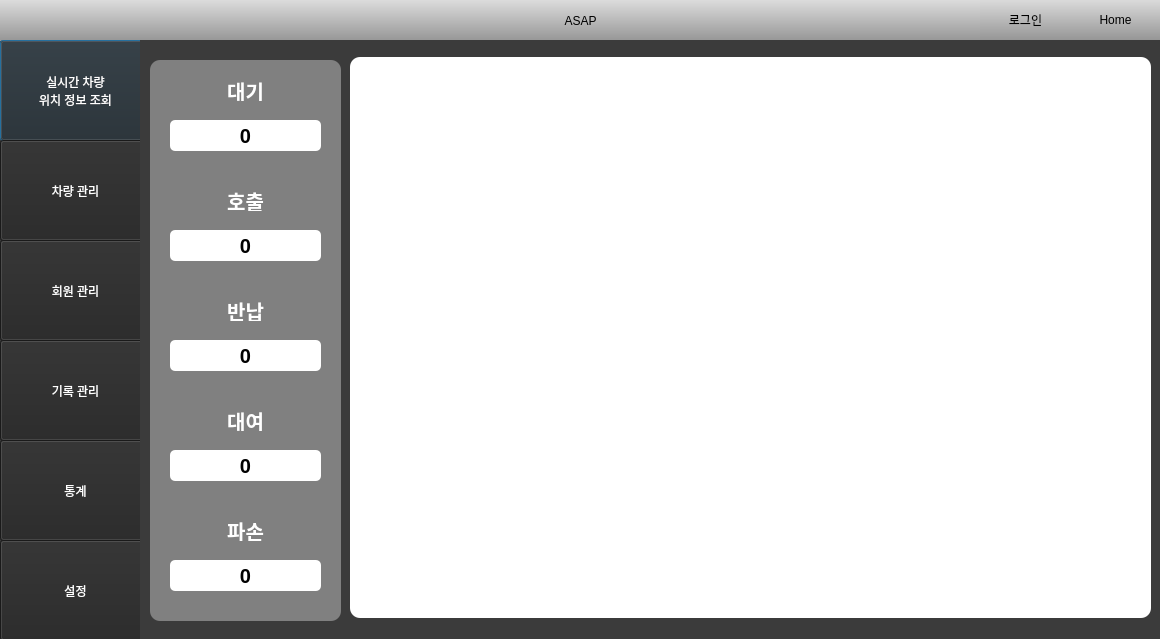
<?xml version="1.0" encoding="UTF-8"?>
<ui version="4.0">
 <class>car_select_info_type3</class>
 <widget class="QDialog" name="car_select_info_type3">
  <property name="geometry">
   <rect>
    <x>0</x>
    <y>0</y>
    <width>1160</width>
    <height>639</height>
   </rect>
  </property>
  <property name="windowTitle">
   <string>Dialog</string>
  </property>
  <widget class="QLabel" name="Background">
   <property name="geometry">
    <rect>
     <x>0</x>
     <y>0</y>
     <width>1161</width>
     <height>641</height>
    </rect>
   </property>
   <property name="styleSheet">
    <string notr="true">background-color: rgb(59, 59, 59);</string>
   </property>
   <property name="text">
    <string/>
   </property>
  </widget>
  <widget class="QPushButton" name="RT_loc_info">
   <property name="geometry">
    <rect>
     <x>0</x>
     <y>40</y>
     <width>151</width>
     <height>101</height>
    </rect>
   </property>
   <property name="styleSheet">
    <string notr="true">background-color: rgb(37, 37, 37);
color: rgb(255, 255, 255);
font: bold 14pt &quot;Ubuntu&quot;;</string>
   </property>
   <property name="text">
    <string>실시간 차량
위치 정보 조회</string>
   </property>
  </widget>
  <widget class="QPushButton" name="Manage_car">
   <property name="geometry">
    <rect>
     <x>0</x>
     <y>140</y>
     <width>151</width>
     <height>101</height>
    </rect>
   </property>
   <property name="styleSheet">
    <string notr="true">background-color: rgb(37, 37, 37);
color: rgb(255, 255, 255);
font: bold 14pt &quot;Ubuntu&quot;;</string>
   </property>
   <property name="text">
    <string>차량 관리</string>
   </property>
  </widget>
  <widget class="QPushButton" name="Manage_member">
   <property name="geometry">
    <rect>
     <x>0</x>
     <y>240</y>
     <width>151</width>
     <height>101</height>
    </rect>
   </property>
   <property name="styleSheet">
    <string notr="true">background-color: rgb(37, 37, 37);
color: rgb(255, 255, 255);
font: bold 14pt &quot;Ubuntu&quot;;</string>
   </property>
   <property name="text">
    <string>회원 관리</string>
   </property>
  </widget>
  <widget class="QPushButton" name="Manage_Log">
   <property name="geometry">
    <rect>
     <x>0</x>
     <y>340</y>
     <width>151</width>
     <height>101</height>
    </rect>
   </property>
   <property name="styleSheet">
    <string notr="true">background-color: rgb(37, 37, 37);
color: rgb(255, 255, 255);
font: bold 14pt &quot;Ubuntu&quot;;</string>
   </property>
   <property name="text">
    <string>기록 관리</string>
   </property>
  </widget>
  <widget class="QPushButton" name="Static">
   <property name="geometry">
    <rect>
     <x>0</x>
     <y>440</y>
     <width>151</width>
     <height>101</height>
    </rect>
   </property>
   <property name="styleSheet">
    <string notr="true">background-color: rgb(37, 37, 37);
color: rgb(255, 255, 255);
font: bold 14pt &quot;Ubuntu&quot;;</string>
   </property>
   <property name="text">
    <string>통계</string>
   </property>
  </widget>
  <widget class="QPushButton" name="Setting">
   <property name="geometry">
    <rect>
     <x>0</x>
     <y>540</y>
     <width>151</width>
     <height>101</height>
    </rect>
   </property>
   <property name="styleSheet">
    <string notr="true">background-color: rgb(37, 37, 37);
color: rgb(255, 255, 255);
font: bold 14pt &quot;Ubuntu&quot;;</string>
   </property>
   <property name="text">
    <string>설정</string>
   </property>
  </widget>
  <widget class="QLabel" name="label">
   <property name="geometry">
    <rect>
     <x>0</x>
     <y>0</y>
     <width>1161</width>
     <height>41</height>
    </rect>
   </property>
   <property name="styleSheet">
    <string notr="true">background-color: qlineargradient(spread:pad, x1:0, y1:1, x2:0, y2:0, stop:0 rgba(150, 150, 150, 255), stop:1 rgba(220, 220, 220, 255));
font: Bold 14pt &quot;Ubuntu&quot;;</string>
   </property>
   <property name="text">
    <string>ASAP</string>
   </property>
   <property name="alignment">
    <set>Qt::AlignCenter</set>
   </property>
  </widget>
  <widget class="QLabel" name="init_logo">
   <property name="geometry">
    <rect>
     <x>120</x>
     <y>40</y>
     <width>1041</width>
     <height>601</height>
    </rect>
   </property>
   <property name="text">
    <string/>
   </property>
   <property name="pixmap">
    <pixmap>Image/ASAP_LOGO_long.jpg</pixmap>
   </property>
   <property name="scaledContents">
    <bool>true</bool>
   </property>
  </widget>
  <widget class="QLineEdit" name="login_inid">
   <property name="geometry">
    <rect>
     <x>560</x>
     <y>290</y>
     <width>181</width>
     <height>31</height>
    </rect>
   </property>
  </widget>
  <widget class="QLineEdit" name="login_inpw">
   <property name="geometry">
    <rect>
     <x>560</x>
     <y>330</y>
     <width>181</width>
     <height>31</height>
    </rect>
   </property>
   <property name="text">
    <string/>
   </property>
  </widget>
  <widget class="QPushButton" name="login_enter">
   <property name="geometry">
    <rect>
     <x>750</x>
     <y>290</y>
     <width>71</width>
     <height>71</height>
    </rect>
   </property>
   <property name="styleSheet">
    <string notr="true">background-color: rgb(154, 153, 150);</string>
   </property>
   <property name="text">
    <string>Enter</string>
   </property>
  </widget>
  <widget class="QLabel" name="login_bg">
   <property name="geometry">
    <rect>
     <x>150</x>
     <y>40</y>
     <width>1011</width>
     <height>601</height>
    </rect>
   </property>
   <property name="styleSheet">
    <string notr="true">background-color: rgb(59, 59, 59);</string>
   </property>
   <property name="text">
    <string/>
   </property>
  </widget>
  <widget class="QLabel" name="login_id">
   <property name="geometry">
    <rect>
     <x>456</x>
     <y>286</y>
     <width>91</width>
     <height>41</height>
    </rect>
   </property>
   <property name="styleSheet">
    <string notr="true">font: Bold 14pt &quot;Ubuntu&quot;;
color: rgb(255, 255, 255);</string>
   </property>
   <property name="text">
    <string>아이디</string>
   </property>
   <property name="alignment">
    <set>Qt::AlignRight|Qt::AlignTrailing|Qt::AlignVCenter</set>
   </property>
  </widget>
  <widget class="QLabel" name="login_pw">
   <property name="geometry">
    <rect>
     <x>456</x>
     <y>320</y>
     <width>91</width>
     <height>41</height>
    </rect>
   </property>
   <property name="styleSheet">
    <string notr="true">font: Bold 14pt &quot;Ubuntu&quot;;
color: rgb(255, 255, 255);</string>
   </property>
   <property name="text">
    <string>비밀번호</string>
   </property>
   <property name="alignment">
    <set>Qt::AlignRight|Qt::AlignTrailing|Qt::AlignVCenter</set>
   </property>
  </widget>
  <widget class="QPushButton" name="btn_home">
   <property name="geometry">
    <rect>
     <x>1070</x>
     <y>-1</y>
     <width>91</width>
     <height>41</height>
    </rect>
   </property>
   <property name="styleSheet">
    <string notr="true">background-color: qlineargradient(spread:pad, x1:0, y1:1, x2:0, y2:0, stop:0 rgba(150, 150, 150, 255), stop:1 rgba(220, 220, 220, 255));
font: 13pt &quot;Ubuntu&quot;;
 border : 0px solid </string>
   </property>
   <property name="text">
    <string>Home</string>
   </property>
  </widget>
  <widget class="QPushButton" name="init_login">
   <property name="geometry">
    <rect>
     <x>980</x>
     <y>-1</y>
     <width>91</width>
     <height>41</height>
    </rect>
   </property>
   <property name="styleSheet">
    <string notr="true">background-color: qlineargradient(spread:pad, x1:0, y1:1, x2:0, y2:0, stop:0 rgba(150, 150, 150, 255), stop:1 rgba(220, 220, 220, 255));
font: 13pt &quot;Ubuntu&quot;;
 border : 0px solid </string>
   </property>
   <property name="text">
    <string>로그인</string>
   </property>
  </widget>
  <widget class="QPushButton" name="init_logout">
   <property name="geometry">
    <rect>
     <x>980</x>
     <y>-1</y>
     <width>91</width>
     <height>41</height>
    </rect>
   </property>
   <property name="styleSheet">
    <string notr="true">background-color: qlineargradient(spread:pad, x1:0, y1:1, x2:0, y2:0, stop:0 rgba(150, 150, 150, 255), stop:1 rgba(220, 220, 220, 255));
font: 13pt &quot;Ubuntu&quot;;
 border : 0px solid </string>
   </property>
   <property name="text">
    <string>로그아웃</string>
   </property>
  </widget>
  <widget class="QLineEdit" name="car_searchbar_bg">
   <property name="geometry">
    <rect>
     <x>280</x>
     <y>70</y>
     <width>231</width>
     <height>41</height>
    </rect>
   </property>
   <property name="cursor">
    <cursorShape>ArrowCursor</cursorShape>
   </property>
   <property name="styleSheet">
    <string notr="true">border-radius: 5px;
border: 1px solid black;
font-size: 13px;</string>
   </property>
   <property name="text">
    <string/>
   </property>
   <property name="readOnly">
    <bool>true</bool>
   </property>
  </widget>
  <widget class="QLabel" name="car_bg">
   <property name="geometry">
    <rect>
     <x>150</x>
     <y>40</y>
     <width>1011</width>
     <height>601</height>
    </rect>
   </property>
   <property name="styleSheet">
    <string notr="true">background-color: rgb(59, 59, 59);</string>
   </property>
   <property name="text">
    <string/>
   </property>
   <property name="alignment">
    <set>Qt::AlignCenter</set>
   </property>
  </widget>
  <widget class="QScrollArea" name="car_widget">
   <property name="geometry">
    <rect>
     <x>180</x>
     <y>140</y>
     <width>951</width>
     <height>481</height>
    </rect>
   </property>
   <property name="widgetResizable">
    <bool>true</bool>
   </property>
   <widget class="QWidget" name="scrollAreaWidgetContents">
    <property name="geometry">
     <rect>
      <x>0</x>
      <y>0</y>
      <width>949</width>
      <height>479</height>
     </rect>
    </property>
    <layout class="QGridLayout" name="gridLayout_4">
     <item row="0" column="0">
      <layout class="QGridLayout" name="car_scrollArea">
       <property name="leftMargin">
        <number>2</number>
       </property>
       <item row="0" column="0">
        <widget class="QWidget" name="widget" native="true"/>
       </item>
      </layout>
     </item>
    </layout>
   </widget>
  </widget>
  <widget class="QPushButton" name="car_show">
   <property name="geometry">
    <rect>
     <x>520</x>
     <y>70</y>
     <width>71</width>
     <height>41</height>
    </rect>
   </property>
   <property name="autoFillBackground">
    <bool>true</bool>
   </property>
   <property name="styleSheet">
    <string notr="true">font: Bold 12pt &quot;Ubuntu&quot;;
</string>
   </property>
   <property name="text">
    <string>조회</string>
   </property>
  </widget>
  <widget class="QLineEdit" name="car_searchbar">
   <property name="geometry">
    <rect>
     <x>290</x>
     <y>75</y>
     <width>211</width>
     <height>31</height>
    </rect>
   </property>
   <property name="styleSheet">
    <string notr="true">border-radius: 5px;
border: 0px solid black;
font-size: 15px;</string>
   </property>
   <property name="text">
    <string/>
   </property>
  </widget>
  <widget class="QPushButton" name="car_register">
   <property name="geometry">
    <rect>
     <x>600</x>
     <y>70</y>
     <width>121</width>
     <height>41</height>
    </rect>
   </property>
   <property name="autoFillBackground">
    <bool>true</bool>
   </property>
   <property name="styleSheet">
    <string notr="true">font: Bold 12pt &quot;Ubuntu&quot;;
</string>
   </property>
   <property name="text">
    <string>신규 차량 등록</string>
   </property>
  </widget>
  <widget class="QPushButton" name="car_remove">
   <property name="geometry">
    <rect>
     <x>730</x>
     <y>70</y>
     <width>91</width>
     <height>41</height>
    </rect>
   </property>
   <property name="autoFillBackground">
    <bool>true</bool>
   </property>
   <property name="styleSheet">
    <string notr="true">font: Bold 12pt &quot;Ubuntu&quot;;
</string>
   </property>
   <property name="text">
    <string>차량 삭제</string>
   </property>
  </widget>
  <widget class="QLineEdit" name="car_delete_number">
   <property name="geometry">
    <rect>
     <x>830</x>
     <y>70</y>
     <width>171</width>
     <height>41</height>
    </rect>
   </property>
   <property name="cursor">
    <cursorShape>ArrowCursor</cursorShape>
   </property>
   <property name="styleSheet">
    <string notr="true">border-radius: 5px;
border: 1px solid black;
font-size: 13px;</string>
   </property>
   <property name="text">
    <string/>
   </property>
   <property name="readOnly">
    <bool>true</bool>
   </property>
  </widget>
  <widget class="QPushButton" name="car_delete">
   <property name="geometry">
    <rect>
     <x>730</x>
     <y>70</y>
     <width>91</width>
     <height>41</height>
    </rect>
   </property>
   <property name="autoFillBackground">
    <bool>true</bool>
   </property>
   <property name="styleSheet">
    <string notr="true">font: Bold 12pt &quot;Ubuntu&quot;;
</string>
   </property>
   <property name="text">
    <string>삭제</string>
   </property>
  </widget>
  <widget class="QPushButton" name="car_back">
   <property name="geometry">
    <rect>
     <x>1010</x>
     <y>70</y>
     <width>121</width>
     <height>41</height>
    </rect>
   </property>
   <property name="autoFillBackground">
    <bool>true</bool>
   </property>
   <property name="styleSheet">
    <string notr="true">font: Bold 12pt &quot;Ubuntu&quot;;
</string>
   </property>
   <property name="text">
    <string>뒤로가기</string>
   </property>
  </widget>
  <widget class="QComboBox" name="car_select_info_type">
   <property name="geometry">
    <rect>
     <x>178</x>
     <y>70</y>
     <width>91</width>
     <height>41</height>
    </rect>
   </property>
   <property name="styleSheet">
    <string notr="true">font: Bold 12pt &quot;Ubuntu&quot;;
</string>
   </property>
  </widget>
  <widget class="QLabel" name="member_bg">
   <property name="geometry">
    <rect>
     <x>140</x>
     <y>40</y>
     <width>1021</width>
     <height>601</height>
    </rect>
   </property>
   <property name="styleSheet">
    <string notr="true">background-color: rgb(59, 59, 59);</string>
   </property>
   <property name="text">
    <string/>
   </property>
   <property name="alignment">
    <set>Qt::AlignCenter</set>
   </property>
  </widget>
  <widget class="QTableView" name="member_widget">
   <property name="geometry">
    <rect>
     <x>180</x>
     <y>140</y>
     <width>951</width>
     <height>481</height>
    </rect>
   </property>
  </widget>
  <widget class="QLineEdit" name="member_searchbar_bg">
   <property name="geometry">
    <rect>
     <x>240</x>
     <y>70</y>
     <width>231</width>
     <height>41</height>
    </rect>
   </property>
   <property name="cursor">
    <cursorShape>ArrowCursor</cursorShape>
   </property>
   <property name="styleSheet">
    <string notr="true">border-radius: 5px;
border: 1px solid black;
font-size: 13px;</string>
   </property>
   <property name="text">
    <string/>
   </property>
   <property name="readOnly">
    <bool>true</bool>
   </property>
  </widget>
  <widget class="QLineEdit" name="member_searchbar">
   <property name="geometry">
    <rect>
     <x>250</x>
     <y>76</y>
     <width>211</width>
     <height>31</height>
    </rect>
   </property>
   <property name="styleSheet">
    <string notr="true">border-radius: 5px;
border: 0px solid black;
font-size: 15px;</string>
   </property>
   <property name="text">
    <string/>
   </property>
  </widget>
  <widget class="QPushButton" name="member_register">
   <property name="geometry">
    <rect>
     <x>920</x>
     <y>70</y>
     <width>101</width>
     <height>41</height>
    </rect>
   </property>
   <property name="autoFillBackground">
    <bool>true</bool>
   </property>
   <property name="styleSheet">
    <string notr="true">font: Bold 12pt &quot;Ubuntu&quot;;
</string>
   </property>
   <property name="text">
    <string>회원 등록</string>
   </property>
  </widget>
  <widget class="QPushButton" name="member_remove">
   <property name="geometry">
    <rect>
     <x>1030</x>
     <y>70</y>
     <width>101</width>
     <height>41</height>
    </rect>
   </property>
   <property name="autoFillBackground">
    <bool>true</bool>
   </property>
   <property name="styleSheet">
    <string notr="true">font: Bold 12pt &quot;Ubuntu&quot;;
</string>
   </property>
   <property name="text">
    <string>회원 삭제</string>
   </property>
  </widget>
  <widget class="QLineEdit" name="member_search">
   <property name="geometry">
    <rect>
     <x>180</x>
     <y>70</y>
     <width>61</width>
     <height>41</height>
    </rect>
   </property>
   <property name="styleSheet">
    <string notr="true">font: Bold 15pt &quot;Ubuntu&quot;;
color: white;
background-color: rgba(0,0,0,0);</string>
   </property>
   <property name="text">
    <string>검색 : </string>
   </property>
   <property name="alignment">
    <set>Qt::AlignRight|Qt::AlignTrailing|Qt::AlignVCenter</set>
   </property>
  </widget>
  <widget class="QWidget" name="map_widget" native="true">
   <property name="geometry">
    <rect>
     <x>140</x>
     <y>40</y>
     <width>1021</width>
     <height>601</height>
    </rect>
   </property>
   <widget class="QLabel" name="map_label_4">
    <property name="geometry">
     <rect>
      <x>30</x>
      <y>480</y>
      <width>151</width>
      <height>21</height>
     </rect>
    </property>
    <property name="styleSheet">
     <string notr="true">font: bold 20px; color: white;</string>
    </property>
    <property name="text">
     <string>파손</string>
    </property>
    <property name="alignment">
     <set>Qt::AlignCenter</set>
    </property>
   </widget>
   <widget class="QLabel" name="map_bg">
    <property name="geometry">
     <rect>
      <x>0</x>
      <y>0</y>
      <width>1021</width>
      <height>601</height>
     </rect>
    </property>
    <property name="styleSheet">
     <string notr="true">background-color: rgb(59, 59, 59);</string>
    </property>
    <property name="text">
     <string/>
    </property>
    <property name="alignment">
     <set>Qt::AlignCenter</set>
    </property>
   </widget>
   <widget class="QLabel" name="map_label_6">
    <property name="geometry">
     <rect>
      <x>30</x>
      <y>190</y>
      <width>151</width>
      <height>31</height>
     </rect>
    </property>
    <property name="styleSheet">
     <string notr="true">font: bold 20px; background-color: white;  border-radius:5px;</string>
    </property>
    <property name="text">
     <string>0</string>
    </property>
    <property name="alignment">
     <set>Qt::AlignCenter</set>
    </property>
   </widget>
   <widget class="QLabel" name="map_label_5">
    <property name="geometry">
     <rect>
      <x>30</x>
      <y>80</y>
      <width>151</width>
      <height>31</height>
     </rect>
    </property>
    <property name="styleSheet">
     <string notr="true">font: bold 20px; background-color: white;  border-radius:5px;</string>
    </property>
    <property name="text">
     <string>0</string>
    </property>
    <property name="alignment">
     <set>Qt::AlignCenter</set>
    </property>
   </widget>
   <widget class="QLabel" name="map_label_0">
    <property name="geometry">
     <rect>
      <x>30</x>
      <y>150</y>
      <width>151</width>
      <height>21</height>
     </rect>
    </property>
    <property name="styleSheet">
     <string notr="true">font: bold 20px; color: white;</string>
    </property>
    <property name="text">
     <string>호출</string>
    </property>
    <property name="alignment">
     <set>Qt::AlignCenter</set>
    </property>
   </widget>
   <widget class="QLabel" name="map_frame">
    <property name="geometry">
     <rect>
      <x>210</x>
      <y>17</y>
      <width>801</width>
      <height>561</height>
     </rect>
    </property>
    <property name="styleSheet">
     <string notr="true">border-radius: 10px;
border: 0px solid ;
font-size: 13px; background-color: white;</string>
    </property>
    <property name="text">
     <string/>
    </property>
    <property name="pixmap">
     <pixmap>Image/map.jpg</pixmap>
    </property>
    <property name="scaledContents">
     <bool>true</bool>
    </property>
   </widget>
   <widget class="QLabel" name="map_label_3">
    <property name="geometry">
     <rect>
      <x>30</x>
      <y>370</y>
      <width>151</width>
      <height>21</height>
     </rect>
    </property>
    <property name="styleSheet">
     <string notr="true">font: bold 20px; color: white;</string>
    </property>
    <property name="text">
     <string>대여</string>
    </property>
    <property name="alignment">
     <set>Qt::AlignCenter</set>
    </property>
   </widget>
   <widget class="QLabel" name="map_label_2">
    <property name="geometry">
     <rect>
      <x>30</x>
      <y>260</y>
      <width>151</width>
      <height>21</height>
     </rect>
    </property>
    <property name="styleSheet">
     <string notr="true">font: bold 20px; color: white;</string>
    </property>
    <property name="text">
     <string>반납</string>
    </property>
    <property name="alignment">
     <set>Qt::AlignCenter</set>
    </property>
   </widget>
   <widget class="QLabel" name="map_label_1">
    <property name="geometry">
     <rect>
      <x>30</x>
      <y>40</y>
      <width>151</width>
      <height>21</height>
     </rect>
    </property>
    <property name="styleSheet">
     <string notr="true">font: bold 20px; color: white;</string>
    </property>
    <property name="text">
     <string>대기</string>
    </property>
    <property name="alignment">
     <set>Qt::AlignCenter</set>
    </property>
   </widget>
   <widget class="QLabel" name="map_label_9">
    <property name="geometry">
     <rect>
      <x>30</x>
      <y>520</y>
      <width>151</width>
      <height>31</height>
     </rect>
    </property>
    <property name="styleSheet">
     <string notr="true">font: bold 20px; background-color: white;  border-radius:5px;</string>
    </property>
    <property name="text">
     <string>0</string>
    </property>
    <property name="alignment">
     <set>Qt::AlignCenter</set>
    </property>
   </widget>
   <widget class="QLabel" name="map_label_8">
    <property name="geometry">
     <rect>
      <x>30</x>
      <y>410</y>
      <width>151</width>
      <height>31</height>
     </rect>
    </property>
    <property name="styleSheet">
     <string notr="true">font: bold 20px; background-color: white;  border-radius:5px;</string>
    </property>
    <property name="text">
     <string>0</string>
    </property>
    <property name="alignment">
     <set>Qt::AlignCenter</set>
    </property>
   </widget>
   <widget class="QLabel" name="map_info">
    <property name="geometry">
     <rect>
      <x>10</x>
      <y>20</y>
      <width>191</width>
      <height>561</height>
     </rect>
    </property>
    <property name="styleSheet">
     <string notr="true">border-radius: 10px;
border: 0px solid ;
font-size: 13px; background-color: gray;</string>
    </property>
    <property name="text">
     <string/>
    </property>
   </widget>
   <widget class="QLabel" name="map_label_7">
    <property name="geometry">
     <rect>
      <x>30</x>
      <y>300</y>
      <width>151</width>
      <height>31</height>
     </rect>
    </property>
    <property name="styleSheet">
     <string notr="true">font: bold 20px; background-color: white;  border-radius:5px;</string>
    </property>
    <property name="text">
     <string>0</string>
    </property>
    <property name="alignment">
     <set>Qt::AlignCenter</set>
    </property>
   </widget>
   <zorder>map_bg</zorder>
   <zorder>map_frame</zorder>
   <zorder>map_info</zorder>
   <zorder>map_label_0</zorder>
   <zorder>map_label_4</zorder>
   <zorder>map_label_9</zorder>
   <zorder>map_label_3</zorder>
   <zorder>map_label_7</zorder>
   <zorder>map_label_8</zorder>
   <zorder>map_label_6</zorder>
   <zorder>map_label_1</zorder>
   <zorder>map_label_2</zorder>
   <zorder>map_label_5</zorder>
  </widget>
  <zorder>Background</zorder>
  <zorder>label</zorder>
  <zorder>init_logo</zorder>
  <zorder>RT_loc_info</zorder>
  <zorder>Manage_member</zorder>
  <zorder>Manage_Log</zorder>
  <zorder>Setting</zorder>
  <zorder>Manage_car</zorder>
  <zorder>Static</zorder>
  <zorder>login_bg</zorder>
  <zorder>login_inid</zorder>
  <zorder>login_inpw</zorder>
  <zorder>login_enter</zorder>
  <zorder>login_id</zorder>
  <zorder>login_pw</zorder>
  <zorder>btn_home</zorder>
  <zorder>init_logout</zorder>
  <zorder>init_login</zorder>
  <zorder>car_bg</zorder>
  <zorder>car_searchbar_bg</zorder>
  <zorder>car_widget</zorder>
  <zorder>car_show</zorder>
  <zorder>car_searchbar</zorder>
  <zorder>car_register</zorder>
  <zorder>car_remove</zorder>
  <zorder>car_delete_number</zorder>
  <zorder>car_delete</zorder>
  <zorder>car_back</zorder>
  <zorder>car_select_info_type</zorder>
  <zorder>member_bg</zorder>
  <zorder>member_widget</zorder>
  <zorder>member_searchbar_bg</zorder>
  <zorder>member_searchbar</zorder>
  <zorder>member_register</zorder>
  <zorder>member_remove</zorder>
  <zorder>member_search</zorder>
  <zorder>map_widget</zorder>
 </widget>
 <resources/>
 <connections/>
</ui>
